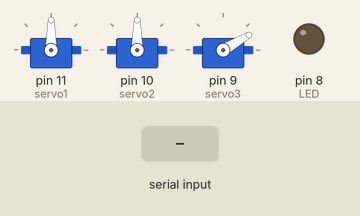
A sketch run on a simulated Arduino Uno, built with avr-gcc and run on an emulated ATmega328P. On the bench: 3 × servo, output pins drawn as LEDs (lit = HIGH). Inputs (shaded band) come from the test bench. What the sketch prints to the serial monitor is not drawn.

Above: at 1.2 s.
1.3 s: "<90,45,200>" received over Serial
At 2.5 s:
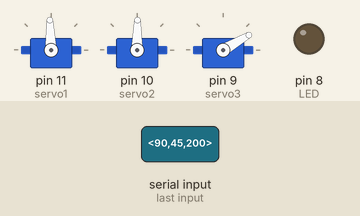
2.8 s: "<30,150,10>" received over Serial
At 3.8 s:
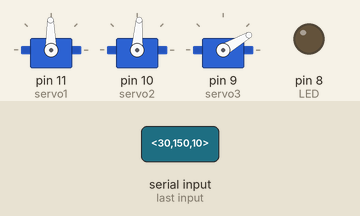
Timing chart, 0 to 5.8 s (numbered marks = the images above; inputs shaded):
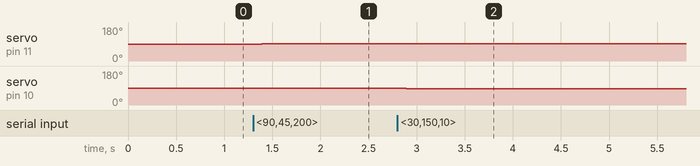

The sketch:

robotarm2.ino
```cpp
#include <Servo.h>

Servo servo1;
Servo servo2;
Servo servo3;

int LED = 8;
int BTN = 2;

int pos1 = 90;
int pos2 = 90;
int pos3 = 30;
int defaultpos1 = pos1;
int defaultpos2 = pos2;
int defaultpos3 = pos3;
int currentx = 0;
int currenty = 0;
int centerx = 320;
int centery = 240;
int diffx = 0;
int diffy = 0;
float kpx = 0.02;
float kpy = 0.02;

//vars for Serial packet recieve
int receivePacket();
#define SOP '<'
#define EOP '>'
boolean started = false;
boolean ended = false;
char inData[80];
byte index;

//Vars to process packet
int newData[4] = {0};
char * val;
int count = 0;

void setup() {

  servo1.attach(11); //analog pin 0
  servo2.attach(10); //analog pin 0
  servo3.attach(9); //analog pin 0

  pinMode(LED,OUTPUT);
  pinMode(BTN,INPUT_PULLUP);

  Serial.begin(9600);
  Serial.println("Ready");

  servo1.write(defaultpos1);
  servo2.write(defaultpos2);
  servo3.write(defaultpos3);

}

void loop() {

  int done = receivePacket();

  if(done == 1){
    currentx = newData[0];
    currenty = newData[1];
    centerx = newData[2];
    centery = newData[3];
    delay(10);
    Serial.println('G');
  }
  else{
    Serial.println('B');
  }

  if(done == 1){
    diffx = currentx - centerx;
    diffy = currenty - centery;

    pos1 = pos1 - diffx*kpx;
    if(pos1 > 180){
     pos1 = 180;
    }
    if(pos1 < 0){
     pos1 = 0;
    }

    servo1.write(pos1);

    pos2 = pos2 - diffy*kpy;
    if(pos2 > 180){
     pos2 = 180;
    }
    if(pos2 < 0){
     pos2 = 0;
    }

    servo2.write(pos2);
  }
  done = 0;

}

int receivePacket(){
 //receive data packet
  while(Serial.available() > 0)
  {
    char inChar = Serial.read();

    if(inChar == SOP)
    {
      index = 0;
      inData[index] = '\0';
      started = true;
      ended = false;
    }
    else if(inChar == EOP)
    {
      ended = true;
      break;
    }
    else
    {
      if(index < 79)
      {
        inData[index] = inChar;
        index++;
        inData[index] = '\0';
      }
    }
  }
  // We are here either because all pending serial
  // data has been read OR because an end of
  // packet marker arrived. Which is it?
  if(started && ended)
  {
    val = strtok (inData,",");

    newData[count] = atoi(val);

    while ((val = strtok (NULL, ",")) != NULL)
    {
      newData[++count] = atoi(val);
    }

    // Reset for the next packet
    started = false;
    ended = false;
    index = 0;
    inData[index] = '\0';
    count = 0;

    Serial.flush();
    return 1;
  }
  return 0;
}
```

Measured:
- after the input at 1.3 s, servo on pin 11 (servo1): 90° → 92° after 0.09 s; servo on pin 10 (servo2): 90° → 89° after 0.09 s
- after the input at 2.8 s, servo on pin 11 (servo1): 92° → 91° after 0.09 s; servo on pin 10 (servo2): 89° → 86° after 0.09 s
